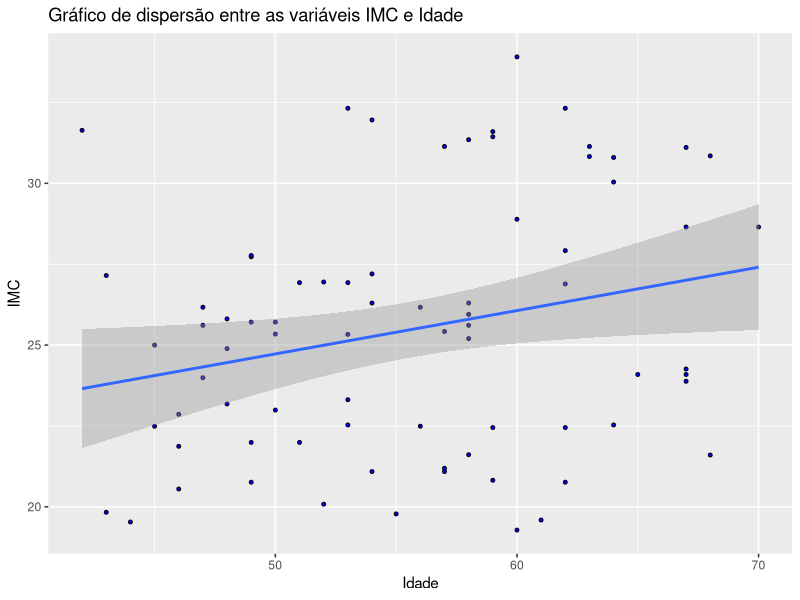

Generate this figure with R:
library("readxl")
library("tidyverse")
library("reshape2")

U <- read_xlsx("Utentes.xlsx")
df <- data.frame(U, select = c("Idade", "IMC"))
ggplot(df, aes(x=Idade, y=IMC)) + geom_point(size = 1, shape = 21, fill="blue") +
                                  geom_smooth(method=lm) +
                                  ggtitle("Gráfico de dispersão entre as variáveis IMC e Idade")
